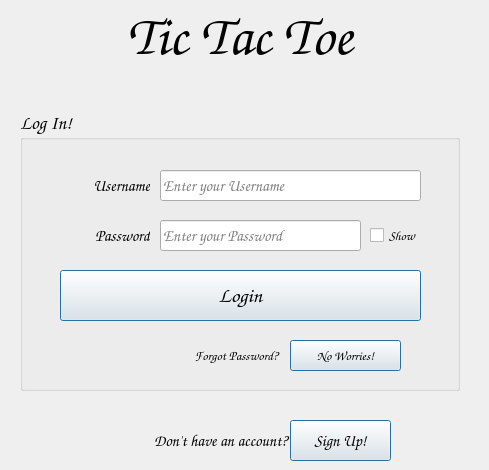
   <widget class="QWidget" name="page_0_login">
    <widget class="QGroupBox" name="groupBox">
     <property name="enabled">
      <bool>true</bool>
     </property>
     <property name="geometry">
      <rect>
       <x>20</x>
       <y>110</y>
       <width>440</width>
       <height>281</height>
      </rect>
     </property>
     <property name="font">
      <font>
       <family>Comic Sans MS</family>
       <pointsize>14</pointsize>
       <italic>false</italic>
       <bold>false</bold>
       <underline>false</underline>
       <strikeout>false</strikeout>
       <kerning>false</kerning>
      </font>
     </property>
     <property name="title">
      <string notr="true">Log In!</string>
     </property>
     <property name="checkable">
      <bool>false</bool>
     </property>
     <widget class="QLabel" name="loginUsernameLabel">
      <property name="enabled">
       <bool>true</bool>
      </property>
      <property name="geometry">
       <rect>
        <x>30</x>
        <y>60</y>
        <width>100</width>
        <height>30</height>
       </rect>
      </property>
      <property name="font">
       <font>
        <family>Comic Sans MS</family>
        <pointsize>12</pointsize>
        <italic>false</italic>
        <underline>false</underline>
        <strikeout>false</strikeout>
        <kerning>false</kerning>
        <fontweight>DemiBold</fontweight>
       </font>
      </property>
      <property name="text">
       <string>Username</string>
      </property>
      <property name="alignment">
       <set>Qt::AlignRight|Qt::AlignTrailing|Qt::AlignVCenter</set>
      </property>
     </widget>
     <widget class="QLabel" name="loginPasswordLabel">
      <property name="enabled">
       <bool>true</bool>
      </property>
      <property name="geometry">
       <rect>
        <x>30</x>
        <y>110</y>
        <width>100</width>
        <height>30</height>
       </rect>
      </property>
      <property name="font">
       <font>
        <family>Comic Sans MS</family>
        <pointsize>12</pointsize>
        <italic>false</italic>
        <underline>false</underline>
        <strikeout>false</strikeout>
        <kerning>false</kerning>
        <fontweight>DemiBold</fontweight>
       </font>
      </property>
      <property name="text">
       <string>Password</string>
      </property>
      <property name="alignment">
       <set>Qt::AlignRight|Qt::AlignTrailing|Qt::AlignVCenter</set>
      </property>
     </widget>
     <widget class="QLabel" name="forgotPasswordLabel">
      <property name="enabled">
       <bool>true</bool>
      </property>
      <property name="geometry">
       <rect>
        <x>100</x>
        <y>230</y>
        <width>161</width>
        <height>31</height>
       </rect>
      </property>
      <property name="font">
       <font>
        <family>Comic Sans MS</family>
        <pointsize>10</pointsize>
        <italic>true</italic>
        <bold>false</bold>
        <underline>false</underline>
        <strikeout>false</strikeout>
        <kerning>false</kerning>
       </font>
      </property>
      <property name="text">
       <string>Forgot Password? </string>
      </property>
      <property name="alignment">
       <set>Qt::AlignRight|Qt::AlignTrailing|Qt::AlignVCenter</set>
      </property>
     </widget>
     <widget class="QLineEdit" name="loginUsernameLineEdit">
      <property name="enabled">
       <bool>true</bool>
      </property>
      <property name="geometry">
       <rect>
        <x>140</x>
        <y>60</y>
        <width>261</width>
        <height>31</height>
       </rect>
      </property>
      <property name="font">
       <font>
        <family>Comic Sans MS</family>
        <pointsize>12</pointsize>
        <italic>false</italic>
        <bold>false</bold>
        <underline>false</underline>
        <strikeout>false</strikeout>
        <kerning>false</kerning>
       </font>
      </property>
      <property name="focusPolicy">
       <enum>Qt::StrongFocus</enum>
      </property>
      <property name="text">
       <string/>
      </property>
      <property name="maxLength">
       <number>32</number>
      </property>
      <property name="frame">
       <bool>true</bool>
      </property>
      <property name="echoMode">
       <enum>QLineEdit::Normal</enum>
      </property>
      <property name="alignment">
       <set>Qt::AlignLeading|Qt::AlignLeft|Qt::AlignVCenter</set>
      </property>
      <property name="placeholderText">
       <string>Enter your Username</string>
      </property>
      <property name="clearButtonEnabled">
       <bool>true</bool>
      </property>
     </widget>
     <widget class="QLineEdit" name="loginPasswordLineEdit">
      <property name="enabled">
       <bool>true</bool>
      </property>
      <property name="geometry">
       <rect>
        <x>140</x>
        <y>110</y>
        <width>201</width>
        <height>31</height>
       </rect>
      </property>
      <property name="font">
       <font>
        <family>Comic Sans MS</family>
        <pointsize>12</pointsize>
        <italic>false</italic>
        <bold>false</bold>
        <underline>false</underline>
        <strikeout>false</strikeout>
        <kerning>false</kerning>
       </font>
      </property>
      <property name="focusPolicy">
       <enum>Qt::StrongFocus</enum>
      </property>
      <property name="text">
       <string/>
      </property>
      <property name="maxLength">
       <number>32</number>
      </property>
      <property name="echoMode">
       <enum>QLineEdit::Password</enum>
      </property>
      <property name="alignment">
       <set>Qt::AlignLeading|Qt::AlignLeft|Qt::AlignVCenter</set>
      </property>
      <property name="placeholderText">
       <string>Enter your Password</string>
      </property>
      <property name="clearButtonEnabled">
       <bool>true</bool>
      </property>
     </widget>
     <widget class="QCheckBox" name="showLoginPasswordCheckBox">
      <property name="geometry">
       <rect>
        <x>350</x>
        <y>110</y>
        <width>71</width>
        <height>31</height>
       </rect>
      </property>
      <property name="font">
       <font>
        <family>Comic Sans MS</family>
        <pointsize>10</pointsize>
        <italic>false</italic>
        <bold>false</bold>
        <underline>false</underline>
        <strikeout>false</strikeout>
        <kerning>false</kerning>
       </font>
      </property>
      <property name="text">
       <string>Show</string>
      </property>
     </widget>
     <widget class="QPushButton" name="loginButton">
      <property name="enabled">
       <bool>true</bool>
      </property>
      <property name="geometry">
       <rect>
        <x>40</x>
        <y>160</y>
        <width>361</width>
        <height>51</height>
       </rect>
      </property>
      <property name="sizePolicy">
       <sizepolicy hsizetype="Ignored" vsizetype="Ignored">
        <horstretch>0</horstretch>
        <verstretch>0</verstretch>
       </sizepolicy>
      </property>
      <property name="font">
       <font>
        <family>Comic Sans MS</family>
        <pointsize>16</pointsize>
        <italic>false</italic>
        <bold>true</bold>
        <underline>false</underline>
        <strikeout>false</strikeout>
        <kerning>false</kerning>
       </font>
      </property>
      <property name="cursor">
       <cursorShape>PointingHandCursor</cursorShape>
      </property>
      <property name="mouseTracking">
       <bool>true</bool>
      </property>
      <property name="focusPolicy">
       <enum>Qt::StrongFocus</enum>
      </property>
      <property name="text">
       <string>Login</string>
      </property>
      <property name="autoDefault">
       <bool>true</bool>
      </property>
      <property name="default">
       <bool>true</bool>
      </property>
     </widget>
     <widget class="QPushButton" name="noWorriesButton">
      <property name="enabled">
       <bool>true</bool>
      </property>
      <property name="geometry">
       <rect>
        <x>270</x>
        <y>230</y>
        <width>111</width>
        <height>31</height>
       </rect>
      </property>
      <property name="sizePolicy">
       <sizepolicy hsizetype="Ignored" vsizetype="Ignored">
        <horstretch>0</horstretch>
        <verstretch>0</verstretch>
       </sizepolicy>
      </property>
      <property name="font">
       <font>
        <family>Comic Sans MS</family>
        <pointsize>10</pointsize>
        <italic>true</italic>
        <bold>false</bold>
        <underline>false</underline>
        <strikeout>false</strikeout>
        <kerning>false</kerning>
       </font>
      </property>
      <property name="cursor">
       <cursorShape>PointingHandCursor</cursorShape>
      </property>
      <property name="mouseTracking">
       <bool>true</bool>
      </property>
      <property name="focusPolicy">
       <enum>Qt::StrongFocus</enum>
      </property>
      <property name="text">
       <string>No Worries!</string>
      </property>
      <property name="autoDefault">
       <bool>true</bool>
      </property>
      <property name="default">
       <bool>true</bool>
      </property>
     </widget>
    </widget>
    <widget class="QLabel" name="signupLoginPageLabel">
     <property name="enabled">
      <bool>true</bool>
     </property>
     <property name="geometry">
      <rect>
       <x>40</x>
       <y>420</y>
       <width>251</width>
       <height>41</height>
      </rect>
     </property>
     <property name="font">
      <font>
       <family>Comic Sans MS</family>
       <pointsize>12</pointsize>
       <italic>false</italic>
       <bold>true</bold>
       <underline>false</underline>
       <strikeout>false</strikeout>
       <kerning>false</kerning>
      </font>
     </property>
     <property name="text">
      <string>Don't have an account? </string>
     </property>
     <property name="alignment">
      <set>Qt::AlignRight|Qt::AlignTrailing|Qt::AlignVCenter</set>
     </property>
    </widget>
    <widget class="QLabel" name="gameNameLabelPage0">
     <property name="geometry">
      <rect>
       <x>0</x>
       <y>0</y>
       <width>480</width>
       <height>71</height>
      </rect>
     </property>
     <property name="font">
      <font>
       <family>Comic Sans MS</family>
       <pointsize>42</pointsize>
       <italic>true</italic>
       <bold>true</bold>
       <underline>false</underline>
       <strikeout>false</strikeout>
       <kerning>false</kerning>
      </font>
     </property>
     <property name="text">
      <string>Tic Tac Toe</string>
     </property>
     <property name="scaledContents">
      <bool>false</bool>
     </property>
     <property name="alignment">
      <set>Qt::AlignCenter</set>
     </property>
    </widget>
    <widget class="QPushButton" name="signupLoginPageButton">
     <property name="enabled">
      <bool>true</bool>
     </property>
     <property name="geometry">
      <rect>
       <x>290</x>
       <y>420</y>
       <width>101</width>
       <height>41</height>
      </rect>
     </property>
     <property name="font">
      <font>
       <family>Comic Sans MS</family>
       <pointsize>12</pointsize>
       <italic>false</italic>
       <bold>true</bold>
       <underline>false</underline>
       <strikeout>false</strikeout>
       <kerning>false</kerning>
      </font>
     </property>
     <property name="cursor">
      <cursorShape>PointingHandCursor</cursorShape>
     </property>
     <property name="focusPolicy">
      <enum>Qt::StrongFocus</enum>
     </property>
     <property name="text">
      <string>Sign Up!</string>
     </property>
     <property name="autoDefault">
      <bool>true</bool>
     </property>
     <property name="default">
      <bool>true</bool>
     </property>
     <property name="flat">
      <bool>false</bool>
     </property>
    </widget>
   </widget>
